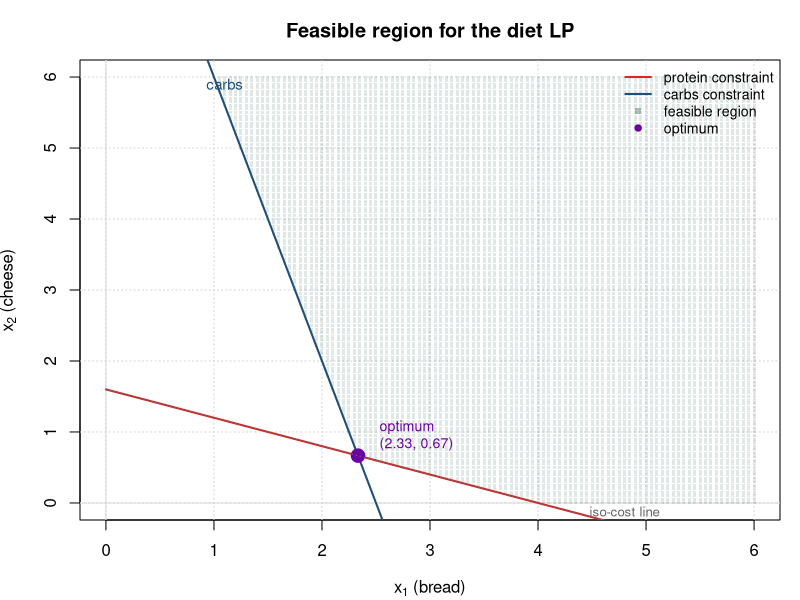

Generate this figure with R:
## ---- chunk 1
#| label: lp-solve
#| echo: true

library(lpSolve)

# Objective: minimize 0.20 x1 + 0.50 x2
objective <- c(0.20, 0.50)

# Constraints: LHS coefficients, directions, RHS
constraints <- matrix(c(
  2, 5,   # protein
  4, 1    # carbs
), nrow = 2, byrow = TRUE)

directions <- c(">=", ">=")
rhs        <- c(8, 10)

sol <- lp(direction    = "min",
          objective.in = objective,
          const.mat    = constraints,
          const.dir    = directions,
          const.rhs    = rhs)

cat("Optimal cost:       $", round(sol$objval, 3), "\n")
cat("Bread servings x1:  ", round(sol$solution[1], 3), "\n")
cat("Cheese servings x2: ", round(sol$solution[2], 3), "\n")
## ---- chunk 2
#| label: fig-feasible
#| fig-cap: "Feasible region for the diet LP. Each constraint cuts off a half-plane; the feasible set is their intersection. The optimum of a linear objective lives at a vertex of this region."
#| fig-width: 7
#| fig-height: 6
#| echo: false

par(mar = c(4, 4, 3, 1))
plot(NULL, xlim = c(0, 6), ylim = c(0, 6),
     xlab = expression(x[1] * " (bread)"),
     ylab = expression(x[2] * " (cheese)"),
     main = "Feasible region for the diet LP")
abline(h = 0, v = 0, col = "gray85")
grid()

# Protein: 2 x1 + 5 x2 = 8  ->  x2 = (8 - 2 x1) / 5
x1_seq <- seq(0, 6, length.out = 200)
lines(x1_seq, (8 - 2 * x1_seq) / 5, col = "#d62828", lwd = 2)
text(5.3, (8 - 2 * 5.3) / 5 - 0.25, "protein", col = "#d62828", cex = 0.9)

# Carbs:   4 x1 + 1 x2 = 10 ->  x2 = 10 - 4 x1
lines(x1_seq, 10 - 4 * x1_seq, col = "#1f4e79", lwd = 2)
text(1.1, 10 - 4 * 1.1 + 0.3, "carbs", col = "#1f4e79", cex = 0.9)

# Shade feasible region (above both lines and in the positive quadrant)
grid_points <- expand.grid(x1 = seq(0, 6, 0.05), x2 = seq(0, 6, 0.05))
feasible <- with(grid_points,
                 2 * x1 + 5 * x2 >= 8 &
                 4 * x1 + 1 * x2 >= 10 &
                 x1 >= 0 & x2 >= 0)
points(grid_points[feasible, ], col = adjustcolor("#2d6a4f", 0.15),
       pch = 15, cex = 0.4)

# Mark the optimal solution
points(sol$solution[1], sol$solution[2], pch = 19, col = "#6c00a3", cex = 1.8)
text(sol$solution[1] + 0.2, sol$solution[2] + 0.3,
     sprintf("optimum\n(%.2f, %.2f)", sol$solution[1], sol$solution[2]),
     col = "#6c00a3", cex = 0.85, adj = 0)

# Show one iso-cost line at the optimum for the direction
iso_level <- sol$objval
lines(x1_seq, (iso_level - 0.20 * x1_seq) / 0.50,
      col = "gray40", lty = 3)
text(4.8, (iso_level - 0.20 * 4.8) / 0.50 + 0.2,
     "iso-cost line", col = "gray40", cex = 0.8)

legend("topright",
       legend = c("protein constraint", "carbs constraint",
                  "feasible region", "optimum"),
       col = c("#d62828", "#1f4e79",
               adjustcolor("#2d6a4f", 0.4), "#6c00a3"),
       lty = c(1, 1, NA, NA), pch = c(NA, NA, 15, 19),
       lwd = c(2, 2, NA, NA), bty = "n", cex = 0.85)
## ---- chunk 3
#| label: call-center
#| echo: true

days <- c("Mon", "Tue", "Wed", "Thu", "Fri", "Sat", "Sun")

# Demand forecast
demand <- c(Mon = 17, Tue = 13, Wed = 15, Thu = 19, Fri = 14, Sat = 16, Sun = 11)

# Variables: x[i] = workers starting their 5-day stretch on day i
# Each x[i] covers 5 consecutive days starting at i (wrapping around the week)

# Build the coverage matrix: rows = days of demand, cols = start days
n_days <- 7
coverage <- matrix(0, nrow = n_days, ncol = n_days)
for (start in 1:n_days) {
  covered <- ((start - 1) + 0:4) %% n_days + 1
  coverage[covered, start] <- 1
}
dimnames(coverage) <- list(day_of_demand = days, start_day = days)
coverage

# Solve: minimize sum of workers hired, subject to coverage >= demand
lp_sched <- lp(
  direction    = "min",
  objective.in = rep(1, n_days),
  const.mat    = coverage,
  const.dir    = rep(">=", n_days),
  const.rhs    = demand,
  all.int      = TRUE
)

cat("Total workers needed:", lp_sched$objval, "\n\n")
cat("Workers starting each day:\n")
schedule <- setNames(lp_sched$solution, days)
print(schedule)

cat("\nCoverage per day (must be >= demand):\n")
coverage_actual <- as.vector(coverage %*% lp_sched$solution)
print(setNames(coverage_actual, days))
## ---- chunk 4
#| label: portfolio-binary
#| echo: true

stocks <- c("TSLA", "AMZN", "GOOG", "AAPL", "FDX", "UPS")
returns <- c(0.18, 0.15, 0.12, 0.14, 0.09, 0.08)  # expected return (decimal)
budget <- 100000
min_invest <- 5000      # can't invest less than $5k per stock
txn_fee <- 150           # fixed fee per stock we pick

# Decision variables: x1..x6 (dollars in each) then y1..y6 (binary pick)
# Maximize: sum(returns * x) - sum(txn_fee * y)
# Equivalently: minimize -(sum(returns * x) - sum(txn_fee * y))
n <- length(stocks)
objective <- c(-returns, rep(txn_fee, n))  # minimize

# Constraints:
# 1. Budget:              sum(x_i) <= budget
# 2. Linking (upper):     x_i - budget * y_i <= 0    for each i
# 3. Linking (lower min): x_i - min_invest * y_i >= 0 for each i
# 4. At least one of {AMZN, GOOG, AAPL}: y_AMZN + y_GOOG + y_AAPL >= 1
# 5. FedEx/UPS both or neither: y_FDX - y_UPS = 0

# Budget row
A <- rbind(c(rep(1, n), rep(0, n)))
dir <- c("<=")
rhs <- c(budget)

# Linking constraints
for (i in 1:n) {
  row_upper <- rep(0, 2 * n)
  row_upper[i] <- 1
  row_upper[n + i] <- -budget
  A <- rbind(A, row_upper); dir <- c(dir, "<="); rhs <- c(rhs, 0)

  row_lower <- rep(0, 2 * n)
  row_lower[i] <- 1
  row_lower[n + i] <- -min_invest
  A <- rbind(A, row_lower); dir <- c(dir, ">="); rhs <- c(rhs, 0)
}

# At least one of AMZN (2), GOOG (3), AAPL (4)
one_of <- rep(0, 2 * n)
one_of[n + 2] <- 1; one_of[n + 3] <- 1; one_of[n + 4] <- 1
A <- rbind(A, one_of); dir <- c(dir, ">="); rhs <- c(rhs, 1)

# FDX (5) == UPS (6)
both_or_neither <- rep(0, 2 * n)
both_or_neither[n + 5] <- 1
both_or_neither[n + 6] <- -1
A <- rbind(A, both_or_neither); dir <- c(dir, "="); rhs <- c(rhs, 0)

sol_port <- lp(
  direction    = "min",
  objective.in = objective,
  const.mat    = A,
  const.dir    = dir,
  const.rhs    = rhs,
  int.vec      = (n + 1):(2 * n),          # y_i are integer
  binary.vec   = (n + 1):(2 * n)           # and binary
)

x_vals <- sol_port$solution[1:n]
y_vals <- sol_port$solution[(n + 1):(2 * n)]

portfolio <- data.frame(
  stock    = stocks,
  picked   = as.logical(y_vals),
  invested = round(x_vals, 0),
  expected_return = round(x_vals * returns, 0)
)
portfolio

cat("\nTotal invested: $", sum(x_vals), "\n")
cat("Expected return net of fees: $",
    round(sum(x_vals * returns) - sum(y_vals * txn_fee), 0), "\n")
## ---- chunk 5
#| label: regression-as-optim
#| echo: true

set.seed(42)
n <- 60
x <- runif(n, 0, 10)
y <- 2 + 1.5 * x + rnorm(n, 0, 1)

# Standard lm
fit_lm <- lm(y ~ x)
cat("lm() intercept =",    round(coef(fit_lm)[1], 4),
    "   slope =",          round(coef(fit_lm)[2], 4), "\n")

# As an optimization problem: minimize sum((y - a0 - a1*x)^2) over (a0, a1)
sse <- function(params) {
  a0 <- params[1]; a1 <- params[2]
  sum((y - a0 - a1 * x)^2)
}

fit_optim <- optim(par = c(0, 0), fn = sse, method = "BFGS")
cat("optim() intercept =", round(fit_optim$par[1], 4),
    "   slope =",          round(fit_optim$par[2], 4), "\n")
